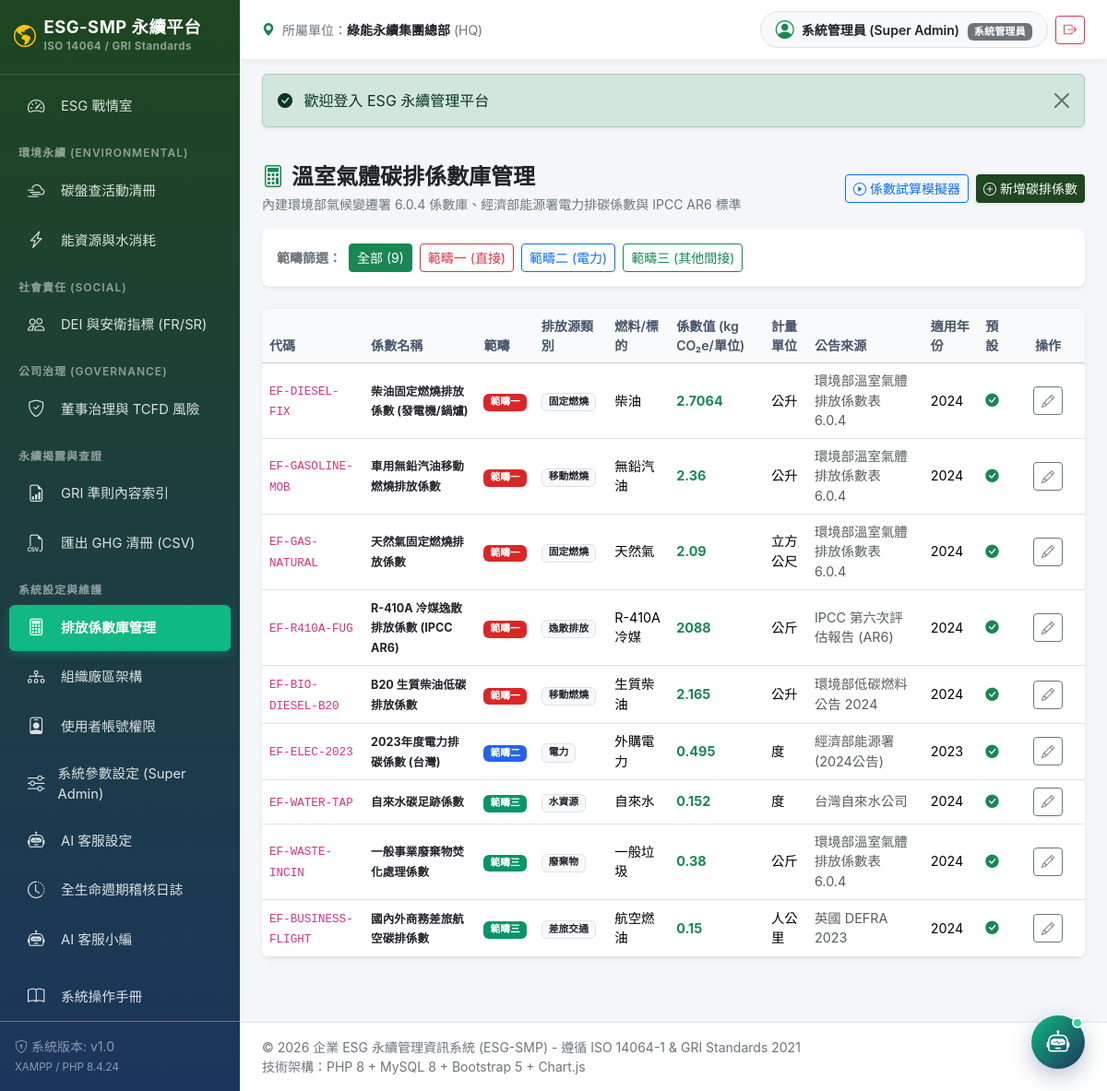
The page /index.php?route=factors (signed in) on the database its author committed.
### tables this page shows
CREATE TABLE `esg_emission_factors` (
  `id` int(10) unsigned NOT NULL AUTO_INCREMENT,
  `factor_code` varchar(50) NOT NULL COMMENT '係數代碼 (如 EF-ELEC-2023, EF-DIESEL-01)',
  `factor_name` varchar(150) NOT NULL COMMENT '係數名稱 (如 2023年度電力排碳係數)',
  `scope_type` enum('Scope1','Scope2','Scope3') NOT NULL COMMENT '溫室氣體範疇分類',
  `category` varchar(50) NOT NULL COMMENT '排放源類別 (固定燃燒, 移動燃燒, 電力, 水, 廢棄物, 差旅)',
  `fuel_type` varchar(50) DEFAULT NULL COMMENT '燃料/能源名稱 (柴油, 汽油, 天然氣, 電力)',
  `co2e_factor` decimal(14,6) NOT NULL COMMENT '每單位活動量之 CO2e 排放係數 (kg CO2e / 單位)',
  `unit` varchar(30) NOT NULL COMMENT '活動數據計量單位 (度, 公升, 公斤, 立方公尺, 公噸)',
  `data_source` varchar(150) NOT NULL COMMENT '係數公告來源 (如 環境部氣候變遷署 6.0.4 版 / IPCC AR6)',
  `effective_year` smallint(6) NOT NULL COMMENT '生效適用年份 (如 2023, 2024)',
  `is_current` tinyint(1) NOT NULL DEFAULT 1 COMMENT '是否為目前最新預設係數',
  `created_at` datetime NOT NULL DEFAULT current_timestamp(),
  PRIMARY KEY (`id`),
  UNIQUE KEY `factor_code` (`factor_code`)
);

### app/Controllers/FactorController.php (called while the page is built, shortened)
<?php
require_once __DIR__ . '/../Auth.php';
require_once __DIR__ . '/../Database.php';
class FactorController {
    public function index() {
        $pdo = Database::getConnection();
        $scope = $_GET['scope'] ?? '';
        $sql = "SELECT * FROM esg_emission_factors WHERE 1=1";
        $params = [];
        $sql .= " ORDER BY scope_type ASC, effective_year DESC, id ASC";
        $stmt = $pdo->prepare($sql);
        $stmt->execute($params);
        $factors = $stmt->fetchAll();
        require __DIR__ . '/../../views/factors/index.php';
    }
}

### app/Auth.php (called while the page is built, shortened)
<?php
require_once __DIR__ . '/Database.php';
class Auth {
    public static function role(): ?string {
        return $_SESSION['user']['role_code'] ?? null;
    }
    public static function can(string $permission): bool {
        $role = self::role();
        if ($role === 'admin') return true;
    }
}

### app/Database.php (called while the page is built, shortened)
<?php
class CustomPDO extends PDO {
    public function prepare($statement, $options = []) {
        return parent::prepare($statement, $options);
    }
}

### config/app.php (called while the page is built, shortened)
<?php
function e($string) {
    return htmlspecialchars((string)$string, ENT_QUOTES, 'UTF-8');
}

### views/factors/index.php (the view, shortened to what this page needs)
<?php
require __DIR__ . '/../layout/header.php';
?>
<div class="d-flex justify-content-between align-items-center mb-3 flex-wrap gap-2">
    <div>
        <h4 class="fw-bold mb-1 text-dark">
            <i class="bi bi-calculator text-success me-2"></i>溫室氣體碳排係數庫管理
        </h4>
        <div class="text-secondary small">
            內建環境部氣候變遷署 6.0.4 係數庫、經濟部能源署電力排碳係數與 IPCC AR6 標準
        </div>
    </div>
    <div class="d-flex gap-2">
        <button type="button" class="btn btn-outline-primary btn-sm" data-bs-toggle="modal" data-bs-target="#testCalcModal">
            <i class="bi bi-play-circle me-1"></i>係數試算模擬器
        </button>
        <?php if (Auth::can('manage_factors')): ?>
            <button type="button" class="btn btn-success btn-sm shadow-sm" style="background-color: var(--esg-green); border: none;" data-bs-toggle="modal" data-bs-target="#factorModal">
                <i class="bi bi-plus-circle me-1"></i>新增碳排係數
            </button>
        <?php endif; ?>
    </div>
</div>
<div class="card border-0 shadow-sm p-3 mb-4 rounded-3">
    <div class="d-flex align-items-center gap-2">
        <span class="text-secondary small fw-semibold">範疇篩選：</span>
        <a href="index.php?route=factors" class="btn btn-sm <?= empty($scope) ? 'btn-success' : 'btn-outline-secondary' ?>">全部 (<?= count($factors) ?>)</a>
        <a href="index.php?route=factors&scope=Scope1" class="btn btn-sm <?= $scope === 'Scope1' ? 'btn-danger' : 'btn-outline-danger' ?>">範疇一 (直接)</a>
        <a href="index.php?route=factors&scope=Scope2" class="btn btn-sm <?= $scope === 'Scope2' ? 'btn-primary' : 'btn-outline-primary' ?>">範疇二 (電力)</a>
        <a href="index.php?route=factors&scope=Scope3" class="btn btn-sm <?= $scope === 'Scope3' ? 'btn-success' : 'btn-outline-success' ?>">範疇三 (其他間接)</a>
    </div>
</div>
<div class="card border-0 shadow-sm rounded-3 overflow-hidden">
    <div class="table-responsive">
        <table class="table table-hover align-middle mb-0">
            <thead class="table-light">
                <tr>
                    <th>代碼</th>
                    <th>係數名稱</th>
                    <th>範疇</th>
                    <th>排放源類別</th>
                    <th>燃料/標的</th>
                    <th>係數值 (kg CO₂e/單位)</th>
                    <th>計量單位</th>
                    <th>公告來源</th>
                    <th>適用年份</th>
                    <th>預設</th>
                    <?php if (Auth::can('manage_factors')): ?>
                        <th class="text-center" style="width: 80px;">操作</th>
                    <?php endif; ?>
                </tr>
            </thead>
            <tbody>
                <?php foreach ($factors as $f): ?>
                    <tr>
                        <td><code><?= e($f['factor_code']) ?></code></td>
                        <td><strong class="text-dark small"><?= e($f['factor_name']) ?></strong></td>
                        <td>
                            <?php if ($f['scope_type'] === 'Scope1'): ?>
                                <span class="badge badge-scope1">範疇一</span>
                            <?php elseif ($f['scope_type'] === 'Scope2'): ?>
                                <span class="badge badge-scope2">範疇二</span>
                            <?php else: ?>
                                <span class="badge badge-scope3">範疇三</span>
                            <?php endif; ?>
                        </td>
                        <td><span class="badge bg-light text-dark border"><?= e($f['category']) ?></span></td>
                        <td><?= e($f['fuel_type'] ?: '-') ?></td>
                        <td><strong class="text-success"><?= (float)$f['co2e_factor'] ?></strong></td>
                        <td><?= e($f['unit']) ?></td>
                        <td class="small text-muted"><?= e($f['data_source']) ?></td>
                        <td><?= $f['effective_year'] ?></td>
                        <td>
                            <?= $f['is_current'] ? '<i class="bi bi-check-circle-fill text-success" title="有效啟用中"></i>' : '<span class="text-muted">否</span>' ?>
                        </td>
                        <?php if (Auth::can('manage_factors')): ?>
                            <td class="text-center">
                                <button type="button" class="btn btn-outline-secondary btn-sm"
                                        data-bs-toggle="modal" data-bs-target="#editFactorModal"
                                        data-id="<?= $f['id'] ?>"
                                        data-code="<?= e($f['factor_code']) ?>"
                                        data-name="<?= e($f['factor_name']) ?>"
                                        data-scope="<?= $f['scope_type'] ?>"
                                        data-cat="<?= e($f['category']) ?>"
                                        data-fuel="<?= e($f['fuel_type']) ?>"
                                        data-factor="<?= $f['co2e_factor'] ?>"
                                        data-unit="<?= e($f['unit']) ?>"
                                        data-source="<?= e($f['data_source']) ?>"
                                        data-year="<?= $f['effective_year'] ?>"
                                        data-current="<?= $f['is_current'] ?>">
                                    <i class="bi bi-pencil"></i>
                                </button>
                            </td>
                        <?php endif; ?>
                    </tr>
                <?php endforeach; ?>
            </tbody>
        </table>
    </div>
</div>
<?php require __DIR__ . '/../layout/footer.php'; ?>

### assets/css/style.css (style rules this page uses)
:root { --esg-green: #1E4620; --esg-green-light: #2D6A30; --esg-navy: #1B365D; --esg-accent: #10B981; --esg-bg: #F4F6F9; --esg-sidebar-width: 260px; }
body { background-color: var(--esg-bg); font-family: -apple-system, BlinkMacSystemFont, "Segoe UI", Roboto, "Helvetica Neue", Arial, sans-serif, "Microsoft JhengHei"; color: #333333; min-height: 100vh; }
.badge-scope1 { background-color: #DC2626; color: white; }
.badge-scope2 { background-color: #2563EB; color: white; }
.badge-scope3 { background-color: #059669; color: white; }
.table th { background-color: #F8FAFC; color: #475569; font-weight: 600; font-size: 0.88rem; border-top: none; }
.table td { vertical-align: middle; font-size: 0.9rem; }

### rows shown on the page
esg_emission_factors: factor_code "EF-DIESEL-FIX", factor_name "柴油固定燃燒排放係數 (發電機/鍋爐)", scope_type "範疇一", category "固定燃燒", fuel_type "柴油", co2e_factor "2.7064", unit "公升", data_source "環境部溫室氣體排放係數表 6.0.4", effective_year "2024", is_current 1 (drawn)
esg_emission_factors: factor_code "EF-GASOLINE-MOB", factor_name "車用無鉛汽油移動燃燒排放係數", scope_type "範疇一", category "移動燃燒", fuel_type "無鉛汽油", co2e_factor "2.36", unit "公升", data_source "環境部溫室氣體排放係數表 6.0.4", effective_year "2024", is_current 1 (drawn)
esg_emission_factors: factor_code "EF-GAS-NATURAL", factor_name "天然氣固定燃燒排放係數", scope_type "範疇一", category "固定燃燒", fuel_type "天然氣", co2e_factor "2.09", unit "立方公尺", data_source "環境部溫室氣體排放係數表 6.0.4", effective_year "2024", is_current 1 (drawn)
esg_emission_factors: factor_code "EF-R410A-FUG", factor_name "R-410A 冷媒逸散排放係數 (IPCC AR6)", scope_type "範疇一", category "逸散排放", fuel_type "R-410A冷媒", co2e_factor "2088", unit "公斤", data_source "IPCC 第六次評估報告 (AR6)", effective_year "2024", is_current 1 (drawn)
esg_emission_factors: factor_code "EF-BIO-DIESEL-B20", factor_name "B20 生質柴油低碳排放係數", scope_type "範疇一", category "移動燃燒", fuel_type "生質柴油", co2e_factor "2.165", unit "公升", data_source "環境部低碳燃料公告 2024", effective_year "2024", is_current 1 (drawn)
esg_emission_factors: factor_code "EF-ELEC-2023", factor_name "2023年度電力排碳係數 (台灣)", scope_type "範疇二", category "電力", fuel_type "外購電力", co2e_factor "0.495", unit "度", data_source "經濟部能源署 (2024公告)", effective_year "2023", is_current 1 (drawn)
esg_emission_factors: factor_code "EF-WATER-TAP", factor_name "自來水碳足跡係數", scope_type "範疇三", category "水資源", fuel_type "自來水", co2e_factor "0.152", unit "度", data_source "台灣自來水公司", effective_year "2024", is_current 1 (drawn)
esg_emission_factors: factor_code "EF-WASTE-INCIN", factor_name "一般事業廢棄物焚化處理係數", scope_type "範疇三", category "廢棄物", fuel_type "一般垃圾", co2e_factor "0.38", unit "公斤", data_source "環境部溫室氣體排放係數表 6.0.4", effective_year "2024", is_current 1 (drawn)
esg_emission_factors: factor_code "EF-BUSINESS-FLIGHT", factor_name "國內外商務差旅航空碳排係數", scope_type "範疇三", category "差旅交通", fuel_type "航空燃油", co2e_factor "0.15", unit "人公里", data_source "英國 DEFRA 2023", effective_year "2024", is_current 1 (drawn)

### other values the page prints
APP_VERSION "v1.0"
PHP_VERSION "8.4.24"
$user['unit_name'] "綠能永續集團總部"
$user['unit_code'] "HQ"
$user['full_name'] "系統管理員 (Super Admin)"
$user['role_name'] "系統管理員"
$flash['message'] "歡迎登入 ESG 永續管理平台"
count($factors) "9"
